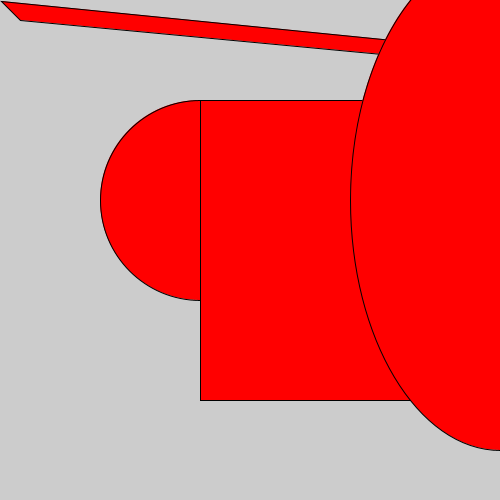
Frame 1 (no input)
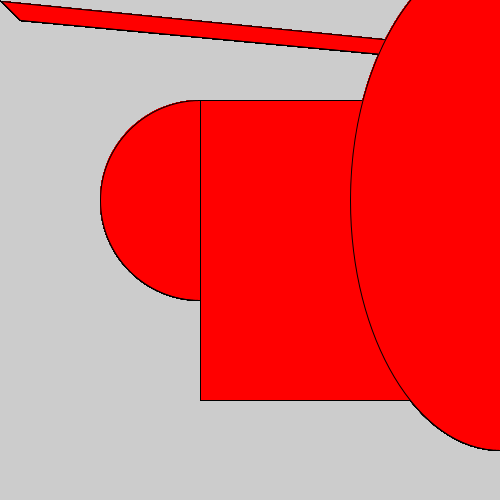
Frame 60 (the mouse pressed at the canvas centre just before this capture)
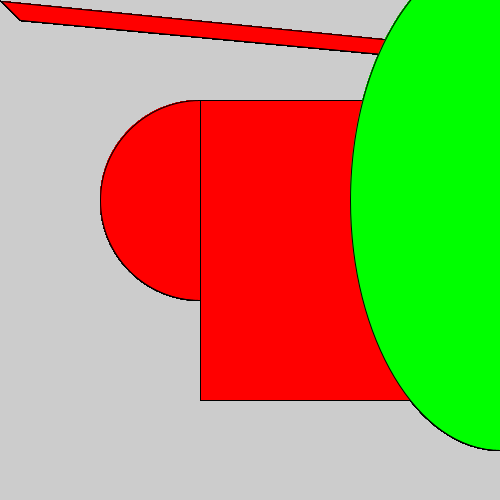
Frame 120 (the mouse held since frame 60 and released just before this capture)

The Processing sketch that drew these frames (run headless with seeded random() and noise(); from frame 60 on, the mouse is pressed at the canvas centre):

// Processing sketch: coding
// ── coding.pde
void setup(){
size(500,500);
}void draw(){
fill(255,0,0);
ellipse(200,200,200,200);
rect(200,100,500,300);
triangle(1,1,20,20,3000,300);
if(mousePressed){
fill(0,255,0);
}
ellipse(500,200,300,500);
}
